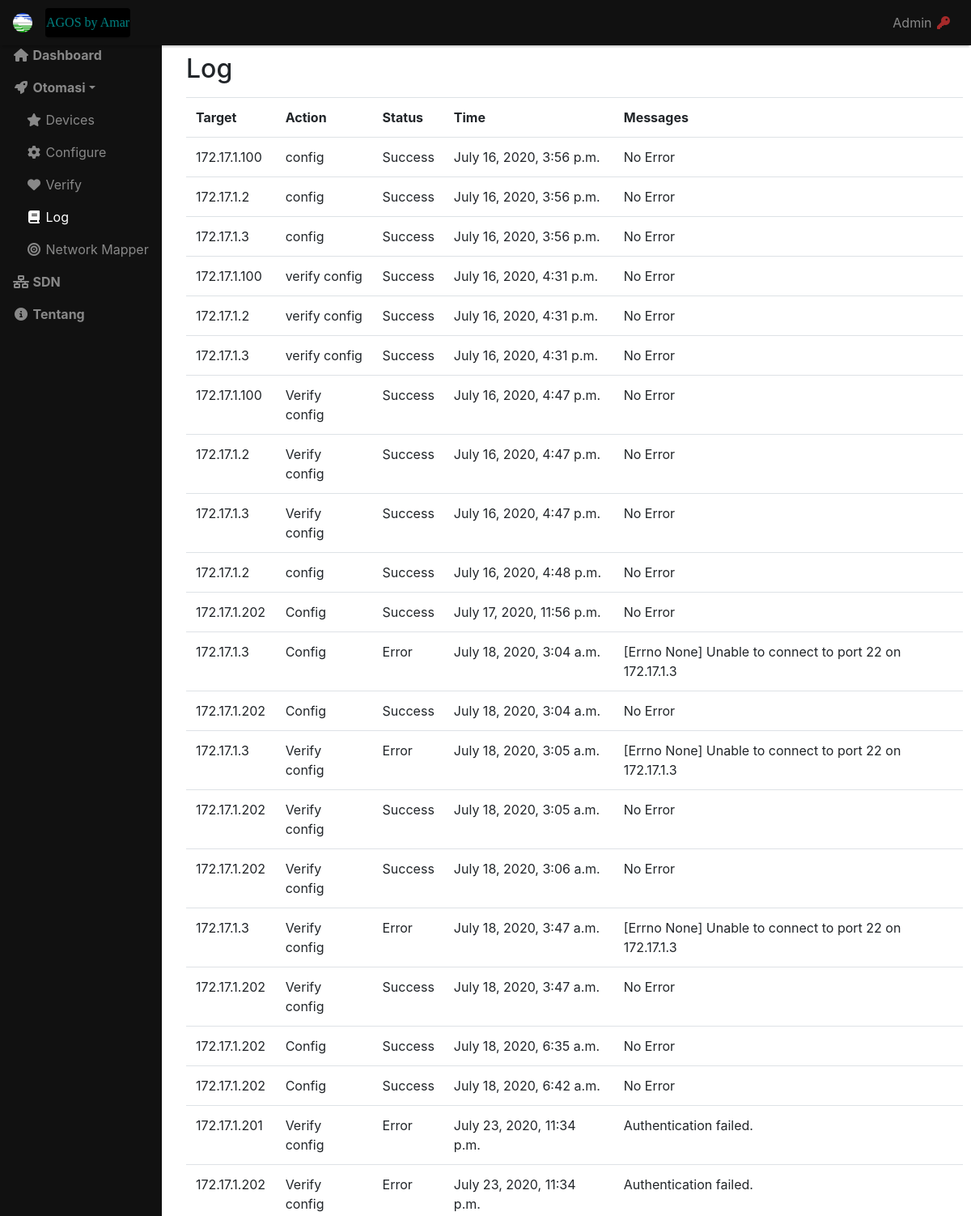
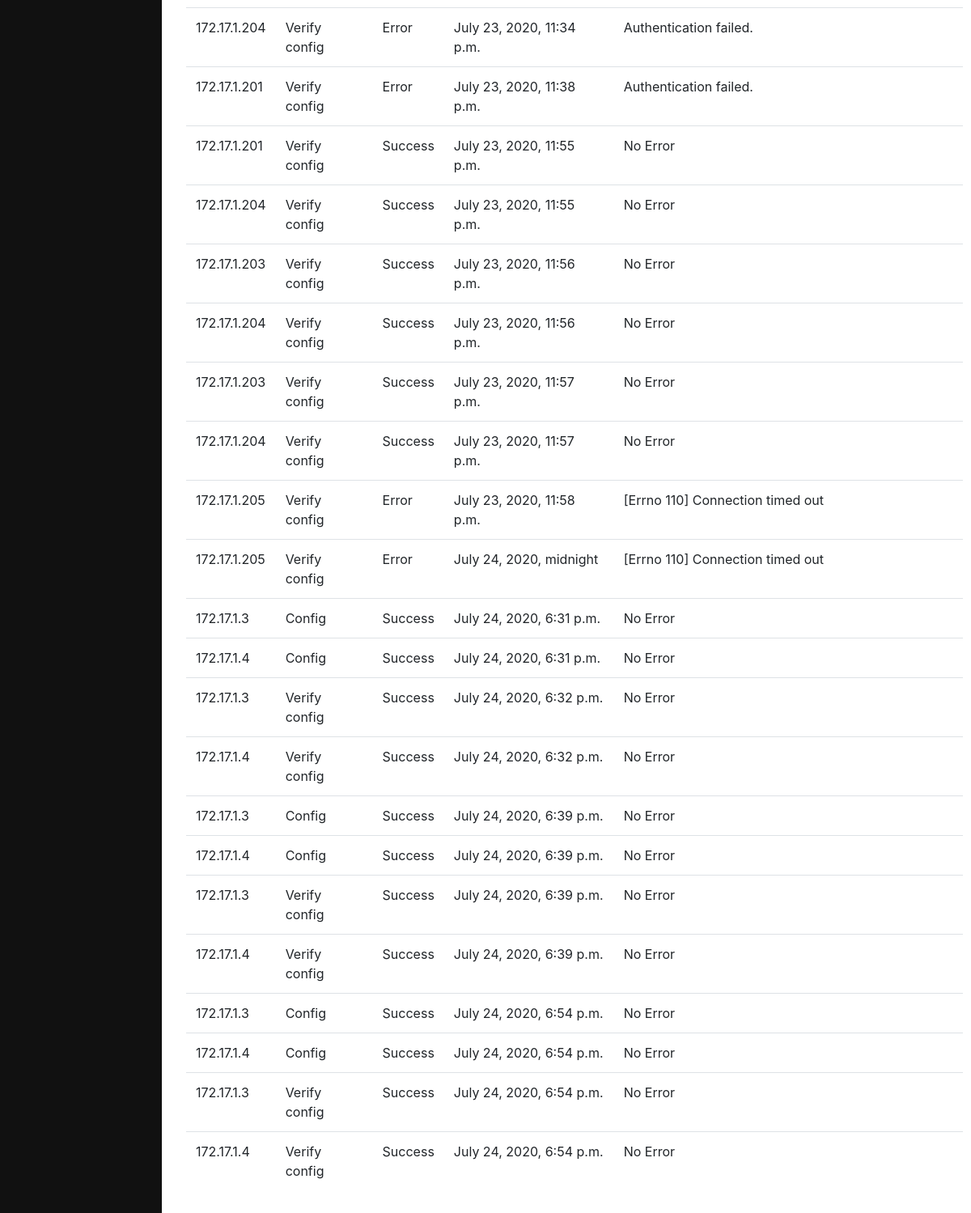
Screenshot of /log/ with the database file from the repository (2 pictures, top to bottom).
### tomatis/models.py (models this page shows, shortened)
class Log(models.Model):
	target = models.CharField(max_length=255)
	action = models.CharField(max_length=255)
	status = models.CharField(max_length=255)
	time = models.DateTimeField(null=True)
	messages = models.CharField(max_length=255, blank=True)

### tomatis/views.py (the view)
# urls.py: path('log/',views.log, name='log'),
def log(request):
	logs = Log.objects.all()
	context = {
		'logs': logs,
	}
	return render(request ,'log.html', context)

### templates/log.html (shortened to what this page needs)
{% extends 'main_template.html' %}
{% load django_bootstrap_breadcrumbs %}
{% block content %}
    <h2 class="">Log</h2>
    <table class="mt-3 table">
        <tbody><tr>
            <th>Target</th>
            <th>Action</th>
            <th>Status</th>
            <th>Time</th>
            <th>Messages</th>
        </tr>
        {% for log in logs %}
        <tr>
                <td>{{ log.target }}</td>
                <td>{{ log.action }}</td>
                <td>{{ log.status }}</td>
                <td>{{ log.time }}</td>
                <td>{{ log.messages }}</td>
            </tr>
        {% endfor %}
        </tbody></table>
{% endblock content %}

### rows the page displays
Log: target "172.17.1.100", action "config", status "Success", time "July 16, 2020, 3:56 p.m.", messages "No Error"
Log: target "172.17.1.2", action "config", status "Success", time "July 16, 2020, 3:56 p.m.", messages "No Error"
Log: target "172.17.1.3", action "config", status "Success", time "July 16, 2020, 3:56 p.m.", messages "No Error"
Log: target "172.17.1.100", action "verify config", status "Success", time "July 16, 2020, 4:31 p.m.", messages "No Error"
Log: target "172.17.1.2", action "verify config", status "Success", time "July 16, 2020, 4:31 p.m.", messages "No Error"
Log: target "172.17.1.3", action "verify config", status "Success", time "July 16, 2020, 4:31 p.m.", messages "No Error"
Log: target "172.17.1.100", action "Verify config", status "Success", time "July 16, 2020, 4:47 p.m.", messages "No Error"
Log: target "172.17.1.2", action "Verify config", status "Success", time "July 16, 2020, 4:47 p.m.", messages "No Error"
Log: target "172.17.1.3", action "Verify config", status "Success", time "July 16, 2020, 4:47 p.m.", messages "No Error"
Log: target "172.17.1.2", action "config", status "Success", time "July 16, 2020, 4:48 p.m.", messages "No Error"
Log: target "172.17.1.202", action "Config", status "Success", time "July 17, 2020, 11:56 p.m.", messages "No Error"
Log: target "172.17.1.3", action "Config", status "Error", time "July 18, 2020, 3:04 a.m.", messages "[Errno None] Unable to connect to port 22 on 172.17.1.3"
Log: target "172.17.1.202", action "Config", status "Success", time "July 18, 2020, 3:04 a.m.", messages "No Error"
Log: target "172.17.1.3", action "Verify config", status "Error", time "July 18, 2020, 3:05 a.m.", messages "[Errno None] Unable to connect to port 22 on 172.17.1.3"
Log: target "172.17.1.202", action "Verify config", status "Success", time "July 18, 2020, 3:05 a.m.", messages "No Error"
Log: target "172.17.1.202", action "Verify config", status "Success", time "July 18, 2020, 3:06 a.m.", messages "No Error"
Log: target "172.17.1.3", action "Verify config", status "Error", time "July 18, 2020, 3:47 a.m.", messages "[Errno None] Unable to connect to port 22 on 172.17.1.3"
Log: target "172.17.1.202", action "Verify config", status "Success", time "July 18, 2020, 3:47 a.m.", messages "No Error"
Log: target "172.17.1.202", action "Config", status "Success", time "July 18, 2020, 6:35 a.m.", messages "No Error"
Log: target "172.17.1.202", action "Config", status "Success", time "July 18, 2020, 6:42 a.m.", messages "No Error"
Log: target "172.17.1.201", action "Verify config", status "Error", time "July 23, 2020, 11:34 p.m.", messages "Authentication failed."
Log: target "172.17.1.202", action "Verify config", status "Error", time "July 23, 2020, 11:34 p.m.", messages "Authentication failed."
Log: target "172.17.1.204", action "Verify config", status "Error", time "July 23, 2020, 11:34 p.m.", messages "Authentication failed."
Log: target "172.17.1.201", action "Verify config", status "Error", time "July 23, 2020, 11:38 p.m.", messages "Authentication failed."
Log: target "172.17.1.201", action "Verify config", status "Success", time "July 23, 2020, 11:55 p.m.", messages "No Error"
Log: target "172.17.1.204", action "Verify config", status "Success", time "July 23, 2020, 11:55 p.m.", messages "No Error"
Log: target "172.17.1.203", action "Verify config", status "Success", time "July 23, 2020, 11:56 p.m.", messages "No Error"
Log: target "172.17.1.204", action "Verify config", status "Success", time "July 23, 2020, 11:56 p.m.", messages "No Error"
Log: target "172.17.1.203", action "Verify config", status "Success", time "July 23, 2020, 11:57 p.m.", messages "No Error"
Log: target "172.17.1.204", action "Verify config", status "Success", time "July 23, 2020, 11:57 p.m.", messages "No Error"
Log: target "172.17.1.205", action "Verify config", status "Error", time "July 23, 2020, 11:58 p.m.", messages "[Errno 110] Connection timed out"
Log: target "172.17.1.205", action "Verify config", status "Error", time "July 24, 2020, midnight", messages "[Errno 110] Connection timed out"
Log: target "172.17.1.3", action "Config", status "Success", time "July 24, 2020, 6:31 p.m.", messages "No Error"
Log: target "172.17.1.4", action "Config", status "Success", time "July 24, 2020, 6:31 p.m.", messages "No Error"
Log: target "172.17.1.3", action "Verify config", status "Success", time "July 24, 2020, 6:32 p.m.", messages "No Error"
Log: target "172.17.1.4", action "Verify config", status "Success", time "July 24, 2020, 6:32 p.m.", messages "No Error"
Log: target "172.17.1.3", action "Config", status "Success", time "July 24, 2020, 6:39 p.m.", messages "No Error"
Log: target "172.17.1.4", action "Config", status "Success", time "July 24, 2020, 6:39 p.m.", messages "No Error"
Log: target "172.17.1.3", action "Verify config", status "Success", time "July 24, 2020, 6:39 p.m.", messages "No Error"
Log: target "172.17.1.4", action "Verify config", status "Success", time "July 24, 2020, 6:39 p.m.", messages "No Error"
Log: target "172.17.1.3", action "Config", status "Success", time "July 24, 2020, 6:54 p.m.", messages "No Error"
Log: target "172.17.1.4", action "Config", status "Success", time "July 24, 2020, 6:54 p.m.", messages "No Error"
Log: target "172.17.1.3", action "Verify config", status "Success", time "July 24, 2020, 6:54 p.m.", messages "No Error"
Log: target "172.17.1.4", action "Verify config", status "Success", time "July 24, 2020, 6:54 p.m.", messages "No Error"
